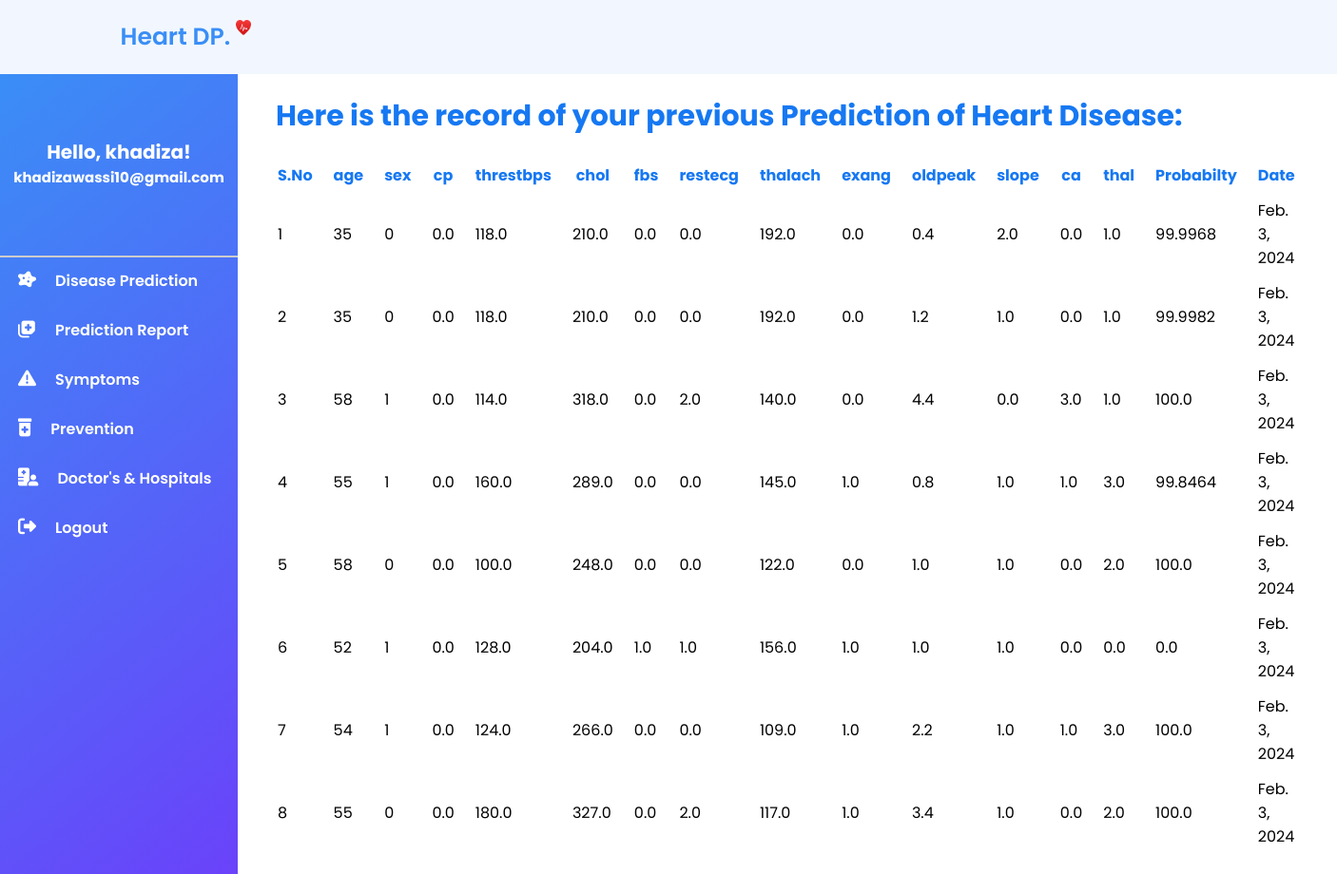
The page /report (signed in) on the database as committed earlier.
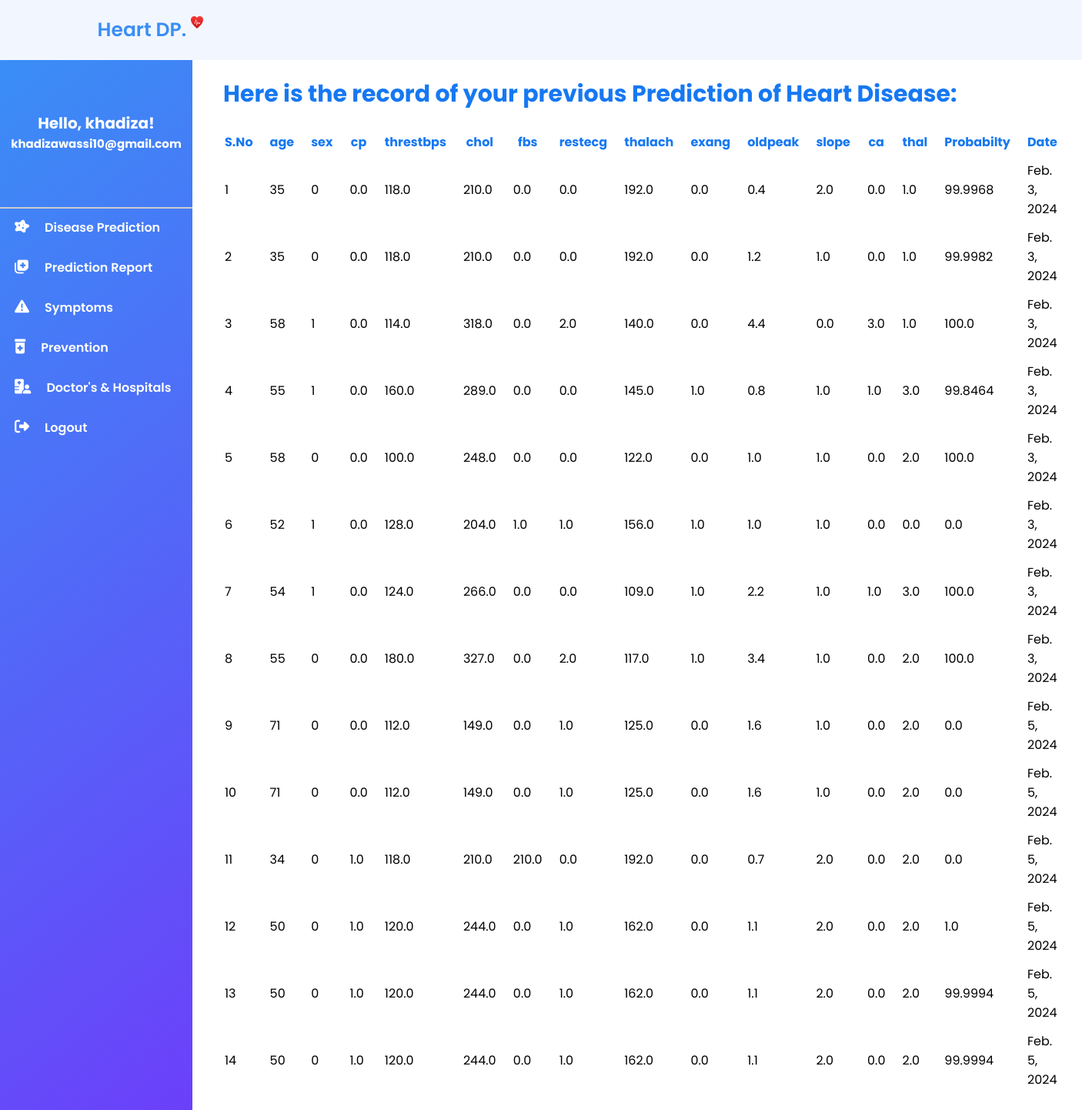
The same page on the database as committed later.
### heartDiseasePrediction/models.py (models this page shows, shortened)
class HeartData(models.Model):
    age = models.IntegerField()
    sex = models.IntegerField()
    cp = models.FloatField()
    trestbps = models.FloatField()
    chol = models.FloatField()
    fbs = models.FloatField()
    restcg = models.FloatField()
    thalach = models.FloatField()
    exang = models.FloatField()
    oldpeak = models.FloatField()
    slope = models.FloatField()
    ca = models.FloatField()
    thal = models.FloatField()
    owner = models.ForeignKey(get_user_model() , on_delete=models.CASCADE , related_name='owner' , null=True)
    date = models.DateField(auto_now_add=True)
    probability = models.FloatField(null=True)

### heartDiseasePrediction/views.py (the view)
# urls.py: path('report', views.Report , name='report'),
def Report(request):
    if request.user.is_authenticated:
        record_data = HeartData.objects.filter(owner = request.user) #Filter only those data
        return render(request, 'report.html', {'record_data':record_data})
    return redirect('signin')

### template/report.html (shortened to what this page needs)
<!DOCTYPE html>
<html lang="en">
<head>
  <link rel="stylesheet" href="static/css/sidebar.css">
  <link rel="stylesheet" href="static/css/rowcode.css">
</head>
<body>
  <header class="header">
    <a href="#" class="logo text-decoration-none">Heart DP. <img src="static/img/logo.png" alt="" /></a>
  </header>
  <section>
    <div class="side-menu">
      <center>
        <h2>Hello, {{ user.username }}!</h2>
        <h3> {{ user.email }}</h3>
      </center> <br>
      <hr>
      <a href="{% url 'dashboard'%}"><i class="fa-solid fa-disease"></i><span>Disease Prediction</span></a>
      <a href="{% url 'report'%}"><i class="fa-solid fa-notes-medical"></i><span>Prediction Report</span></a>
      <a href="{% url 'symptoms'%}"><i class="fa-solid fa-triangle-exclamation"></i><span>Symptoms</span></a>
      <a href="{% url 'prevention'%}"><i class="fa-solid fa-prescription-bottle-medical"></i><span>Prevention</span></a>
      <a href="{% url 'DoctorAndHospital'%}"><i class="fa-solid fa-hospital-user"></i><span>Doctor's &
          Hospitals</span></a>
      <a href="{% url 'signout'%}"><i class="fa-solid fa-right-from-bracket"></i><span>Logout</span></a>
    </div>
    <div class="data">
      <h1> Here is the record of your previous Prediction of Heart Disease: </h1>
      {% if record_data %}
      <br>
      <table>
        <thead>
          <tr>
            <th>S.No</th>
            <th>age</th>
            <th>sex</th>
            <th>cp</th>
            <th>threstbps</th>
            <th>chol</th>
            <th>fbs</th>
            <th>restecg</th>
            <th>thalach</th>
            <th>exang</th>
            <th>oldpeak</th>
            <th>slope</th>
            <th>ca</th>
            <th>thal</th>
            <th>Probabilty</th>
            <th>Date</th>
          </tr>
        </thead>
        <tbody>
          {% for data in record_data %}
          <tr>
            <td>{{ forloop.counter }}</td>
            <td>{{ data.age }}</td>
            <td>{{ data.sex }}</td>
            <td>{{ data.cp }}</td>
            <td>{{ data.trestbps }}</td>
            <td>{{ data.chol }}</td>
            <td>{{ data.fbs }}</td>
            <td>{{ data.restcg }}</td>
            <td>{{ data.thalach }}</td>
            <td>{{ data.exang }}</td>
            <td>{{ data.oldpeak }}</td>
            <td>{{ data.slope }}</td>
            <td>{{ data.ca }}</td>
            <td>{{ data.thal }}</td>
            <td>{{ data.probability }}</td>
            <td>{{ data.date }}</td>
          </tr>
          {% endfor %}
        </tbody>
      </table>
      {% else %}
      <br>
      <h5 style="font-size: 20px;">At present, there are no previous records associated with your medical history.</h5>
      {% endif %}
      <br>
      <br>
    </div>
  </section>
</body>
</html>

Rows that differ between the two databases and show on the page:
added HeartData: age "71", sex "0", cp "0.0", trestbps "112.0", chol "149.0", fbs "0.0", restcg "1.0", thalach "125.0", exang "0.0", oldpeak "1.6", slope "1.0", ca "0.0", thal "2.0", probability "0.0", date "Feb. 5, 2024"
added HeartData: age "71", sex "0", cp "0.0", trestbps "112.0", chol "149.0", fbs "0.0", restcg "1.0", thalach "125.0", exang "0.0", oldpeak "1.6", slope "1.0", ca "0.0", thal "2.0", probability "0.0", date "Feb. 5, 2024"
added HeartData: age "34", sex "0", cp "1.0", trestbps "118.0", chol "210.0", fbs "210.0", restcg "0.0", thalach "192.0", exang "0.0", oldpeak "0.7", slope "2.0", ca "0.0", thal "2.0", probability "0.0", date "Feb. 5, 2024"
added HeartData: age "50", sex "0", cp "1.0", trestbps "120.0", chol "244.0", fbs "0.0", restcg "1.0", thalach "162.0", exang "0.0", oldpeak "1.1", slope "2.0", ca "0.0", thal "2.0", probability "1.0", date "Feb. 5, 2024"
added HeartData: age "50", sex "0", cp "1.0", trestbps "120.0", chol "244.0", fbs "0.0", restcg "1.0", thalach "162.0", exang "0.0", oldpeak "1.1", slope "2.0", ca "0.0", thal "2.0", probability "99.9994", date "Feb. 5, 2024"
added HeartData: age "50", sex "0", cp "1.0", trestbps "120.0", chol "244.0", fbs "0.0", restcg "1.0", thalach "162.0", exang "0.0", oldpeak "1.1", slope "2.0", ca "0.0", thal "2.0", probability "99.9994", date "Feb. 5, 2024"
